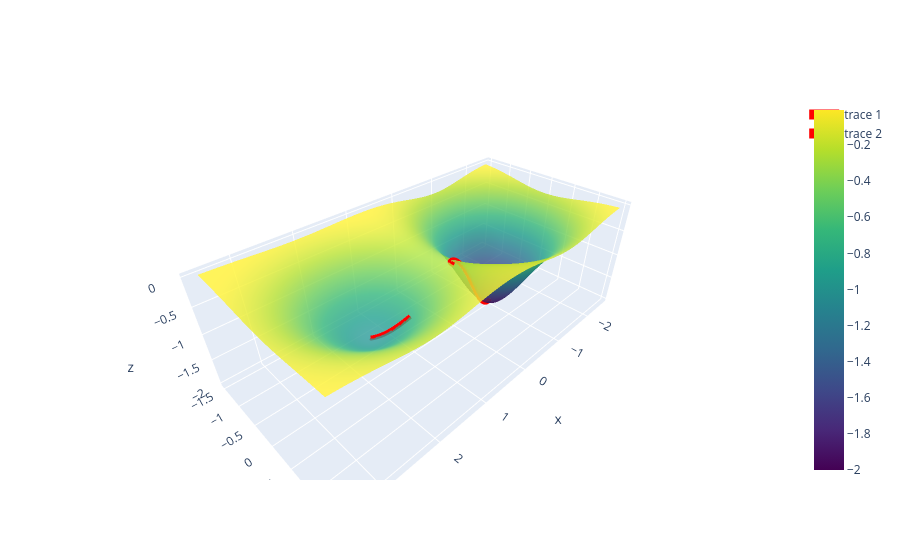

The cell this chart's notebook holds for it:
### Code cell
# @title Ny f

def f(x):
  x1, x2 = x
  return -(2*np.exp(-((x1 + 1)**2 + x2**2)) + np.exp(-((x1 - 2)**2 + (x2 - 0.2)**2)))

def gradientf(x):
    x1 = x[0]
    x2 = x[1]
    return -np.array([-4*(x1 + 1)*np.exp(-(x1 + 1)**2 - x2**2) - 2*(x1 - 2)*np.exp(-((x1 - 2)**2 + (x2 - 0.2)**2)),
            -4*x2*np.exp(-(x1 + 1)**2 - x2**2) - 2*(x2 - 0.2)*np.exp(-((x1 - 2)**2 + (x2 - 0.2)**2))])

def dy(t, y):
    return -gradientf(y)

sol = solve_ivp(dy, t_span=[0, 100], y0=[1.5, 0.5], t_eval=np.linspace(0, 100, 1000))
sol2 = solve_ivp(dy, t_span=[0, 100], y0=[.6, 0.5], t_eval=np.linspace(0, 100, 1000))


# Create a grid of x and y values
x1 = np.linspace(-2.5, 3.5, 300)
x2 = np.linspace(-1.5, 1.5, 300)
#x1 = np.sign(x1) * np.sqrt(np.abs(x1))
#x2 = np.sign(x2) * np.sqrt(np.abs(x2))
x = np.meshgrid(x1, x2)

# Compute the function values
x3 = f(x)


# Create figure
fig = go.Figure()

# Add surface
fig.add_surface(
    x=x[0], y=x[1], z=x3, colorscale="Viridis", opacity=0.8
)

# Add curve
fig.add_scatter3d(
    x=sol.y[0], y=sol.y[1], z=f(sol.y), mode="lines", line=dict(color="red", width=10)
)
fig.add_scatter3d(
    x=sol2.y[0], y=sol2.y[1], z=f(sol2.y), mode="lines", line=dict(color="red", width=10)
)

fig.show()

### Figure 1 — Plotly figure (JSON) as saved in the notebook; plotly's stock layout.template omitted (floating-point values rounded to 4 significant figures; data arrays with more than 128 entries replaced by an {"elided": "..."} marker saying what was removed)
{"data": [{"colorscale": [[0, "#440154"], [0.1111, "#482878"], [0.2222, "#3e4989"], [0.3333, "#31688e"], [0.4444, "#26828e"], [0.5556, "#1f9e89"], [0.6667, "#35b779"], [0.7778, "#6ece58"], [0.8889, "#b5de2b"], [1, "#fde725"]], "opacity": 0.8, "type": "surface", "x": {"elided": "300x300 float values"}, "y": {"elided": "300x300 float values"}, "z": {"elided": "300x300 float values"}}, {"line": {"color": "red", "width": 10}, "mode": "lines", "type": "scatter3d", "x": {"elided": "1000 float values"}, "y": {"elided": "1000 float values"}, "z": {"elided": "1000 float values"}}, {"line": {"color": "red", "width": 10}, "mode": "lines", "type": "scatter3d", "x": {"elided": "1000 float values"}, "y": {"elided": "1000 float values"}, "z": {"elided": "1000 float values"}}], "layout": {}}
